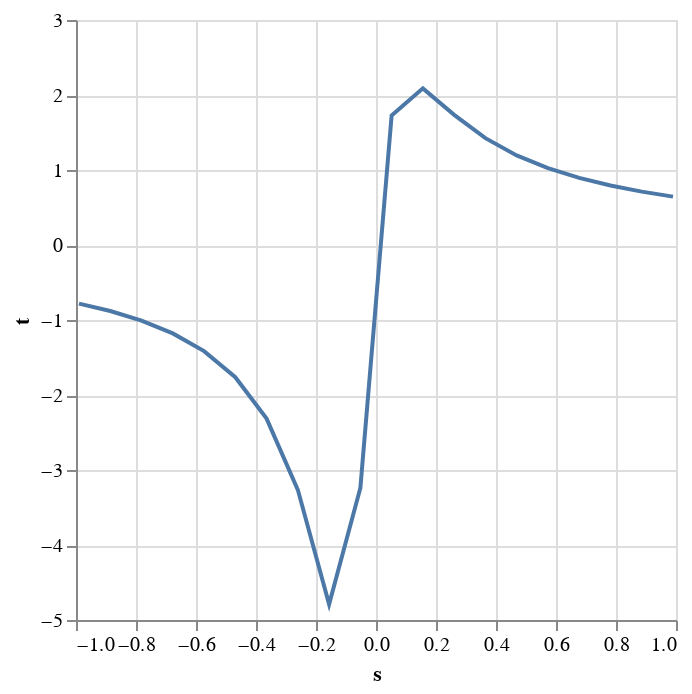

The notebook cell saved with this chart:
### Code cell
import altair as alt
import numpy as np
import pandas as pd


source = pd.DataFrame({
  's': s,
  't': t
})

alt.Chart(source).mark_line().encode(
    x='s',
    y='t'
)

### Figure 1 — Vega-Lite specification as saved in the notebook (floating-point values rounded to 4 significant figures)
{"config": {"view": {"continuousWidth": 300, "continuousHeight": 300}}, "data": {"name": "data-dc36c8645a5e92d5cc0c33f71b72309b"}, "mark": {"type": "line"}, "encoding": {"x": {"field": "s", "type": "quantitative"}, "y": {"field": "t", "type": "quantitative"}}, "$schema": "https://vega.github.io/schema/vega-lite/v5.6.1.json", "datasets": {"data-dc36c8645a5e92d5cc0c33f71b72309b": [{"s": -0.99, "t": -0.7811}, {"s": -0.8858, "t": -0.8806}, {"s": -0.7816, "t": -1.009}, {"s": -0.6774, "t": -1.179}, {"s": -0.5732, "t": -1.415}, {"s": -0.4689, "t": -1.763}, {"s": -0.3647, "t": -2.314}, {"s": -0.2605, "t": -3.265}, {"s": -0.1563, "t": -4.79}, {"s": -0.05211, "t": -3.24}, {"s": 0.05211, "t": 1.728}, {"s": 0.1563, "t": 2.089}, {"s": 0.2605, "t": 1.735}, {"s": 0.3647, "t": 1.424}, {"s": 0.4689, "t": 1.194}, {"s": 0.5732, "t": 1.024}, {"s": 0.6774, "t": 0.8941}, {"s": 0.7816, "t": 0.7926}, {"s": 0.8858, "t": 0.7114}, {"s": 0.99, "t": 0.6451}]}}
